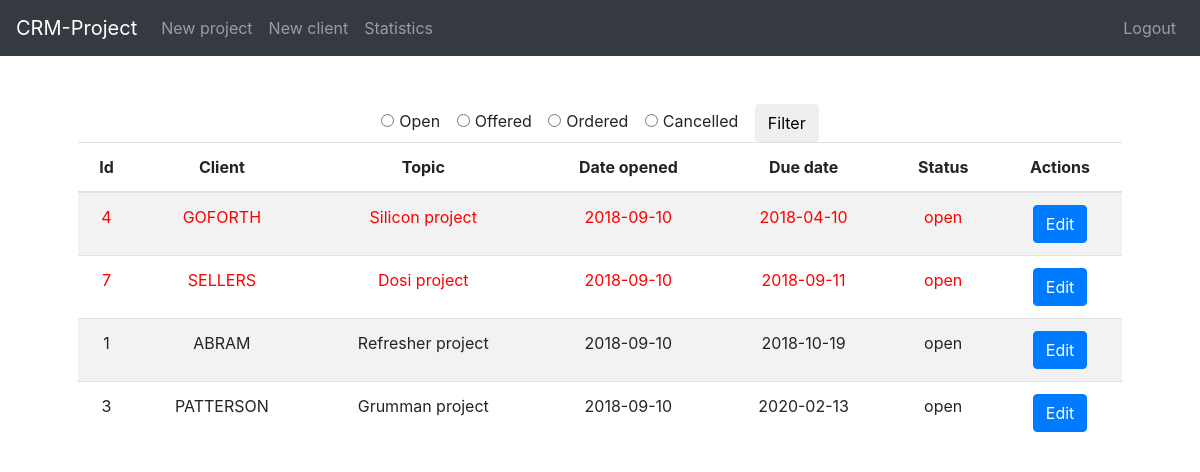
Screenshot of / (signed in) with the database file from the repository.
### tables this page shows
CREATE TABLE "projects" (
	`id`	INTEGER NOT NULL PRIMARY KEY AUTOINCREMENT UNIQUE,
	`client_id`	INTEGER NOT NULL,
	`topic`	TEXT NOT NULL,
	`open_date`	date NOT NULL DEFAULT current_date,
	`due_date`	date NOT NULL,
	`offer_date`	date,
	`offer_price`	REAL,
	`status_id`	INTEGER NOT NULL DEFAULT 1,
	FOREIGN KEY(`status_id`) REFERENCES `status`(`id`),
	FOREIGN KEY(`client_id`) REFERENCES `clients`(`id`)
);

CREATE TABLE `clients` (
	`id`	INTEGER NOT NULL PRIMARY KEY AUTOINCREMENT UNIQUE,
	`name`	TEXT NOT NULL UNIQUE
);

CREATE TABLE `status` (
	`id`	INTEGER NOT NULL PRIMARY KEY AUTOINCREMENT UNIQUE,
	`name`	TEXT NOT NULL UNIQUE
);

### application.py (the view)
@app.route('/', methods=['GET', 'POST'])
@login_required
def index():
    filt = "open"
    if request.method == 'POST':
        filt = request.form.get("filter")
        if filt == "open":
            return redirect(url_for('index'))
        elif filt == "offered":
            rows = rows2dict(engine.execute("""SELECT p.id AS id, c.name AS client, p.topic AS topic, p.open_date AS open_date, p.offer_date, p.offer_price, s.name AS status
                                            FROM projects p
                                            INNER JOIN clients c ON p.client_id = c.id
                                            INNER JOIN status s ON p.status_id = s.id
                                            WHERE status = "offered"
                                            ORDER BY offer_date"""))
        elif filt == "ordered":
            rows = rows2dict(engine.execute("""SELECT p.id AS id, c.name AS client, p.topic AS topic, p.open_date AS open_date, p.offer_date, p.offer_price, s.name AS status
                                            FROM projects p
                                            INNER JOIN clients c ON p.client_id = c.id
                                            INNER JOIN status s ON p.status_id = s.id
                                            WHERE status = "ordered"
                                            ORDER BY offer_date"""))
        elif filt == "cancelled":
            rows = rows2dict(engine.execute("""SELECT p.id AS id, c.name AS client, p.topic AS topic, p.open_date AS open_date, s.name AS status
                                            FROM projects p
                                            INNER JOIN clients c ON p.client_id = c.id
                                            INNER JOIN status s ON p.status_id = s.id
                                            WHERE status = "cancelled"
                                            ORDER BY open_date"""))
    else:
        rows = rows2dict(engine.execute("""SELECT p.id AS id, c.name AS client, p.topic AS topic, p.open_date AS open_date, p.due_date AS due_date, s.name AS status
                                        FROM projects p
                                        INNER JOIN clients c ON p.client_id = c.id
                                        INNER JOIN status s ON p.status_id = s.id
                                        WHERE status = "open"
                                        ORDER BY due_date"""))
    return render_template("index.html", projects=rows, filter=filt)

### helpers.py (called while the page is built)
def login_required(f):
    @wraps(f)
    def decorated_function(*args, **kwargs):
        if session.get("user_id") is None:
            return redirect(url_for('login'))
        return f(*args, **kwargs)
    return decorated_function

def rows2dict(rows):
    l = []
    for row in rows:
        row_as_dict = dict(row)
        l.append(row_as_dict)
    return l

### templates/index.html (shortened to what this page needs)
{% extends "layout.html" %}
{% block main %}
    <form action="/" method='POST'>
        <div class="form-check form-check-inline">
            <input type="radio" id="open" value="open" name="filter" class="form-check-input"/>
            <label for="open" class="form-check-label">Open</label>
        </div>
        <div class="form-check form-check-inline">
            <input type="radio" id="offered" value="offered" name="filter" class="form-check-input"/>
            <label for="offered" class="form-check-label">Offered</label>
        </div>
        <div class="form-check form-check-inline">
            <input type="radio" id="ordered" value="ordered" name="filter" class="form-check-input"/>
            <label for="ordered" class="form-check-label">Ordered</label>
        </div>
        <div class="form-check form-check-inline">
            <input type="radio" id="cancelled" value="cancelled" name="filter" class="form-check-input"/>
            <label for="cancelled" class="form-check-label">Cancelled</label>
        </div>
        <button type="submit" class="btn">Filter</button>
    </form>
    <table class="table table-striped">
        <thead>
                <tr>
                    <th>Id</th>
                    <th>Client</th>
                    <th>Topic</th>
                    <th>Date opened</th>
                    {% if filter == "open" %}
                        <th>Due date</th>
                    {% endif %}
                    <th>Status</th>
                    <th>Actions</th>
                </tr>
        </thead>
        <tbody id="body">
                {% if projects %}
                    {% for project in projects %}
                    <tr>
                        <td>{{ project.id }}</td>
                        <td>{{ project.client }}</td>
                        <td>{{ project.topic }}</td>
                        <td>{{ project.open_date }}</td>
                        {% if filter == "open" %}
                        <td class="duedate">{{ project.due_date }}</td>
                        {% endif %}
                        <td>{{ project.status }}</td>
                        <td><a class="btn btn-primary" href="{{ url_for('edit', project_id = project.id) }}">Edit</a></td>
                    </tr>
                    {% endfor %}
                {% endif %}
        </tbody>
    </table>
{% endblock %}

### templates/layout.html (shortened to what this page needs)
<!DOCTYPE html>
<html lang="en">
<head>
    <link rel="stylesheet" href="https://stackpath.bootstrapcdn.com/bootstrap/4.1.3/css/bootstrap.min.css">
    <link rel="stylesheet" href="{{ url_for('static', filename='style.css') }}">
</head>
<body>
    <nav class="navbar navbar-expand-lg navbar-dark bg-dark">
        <a class="navbar-brand" href="/">CRM-Project</a>
        <div class="collapse navbar-collapse" id="navbarNavAltMarkup">
            {% if session.user_id %}
            <div class="navbar-nav mr-auto">
                <a class="nav-item nav-link" href="/add">New project</a>
                <a class="nav-item nav-link" href="/client">New client</a>
                <a class="nav-item nav-link" href="/stats">Statistics</a>
            </div>
            <div class="navbar-nav ml-auto">
                <a class="nav-item nav-link" href="/logout">Logout</a>
            </div>
            {% else %}
            <div class="navbar-nav ml-auto"></div>
                <a class="nav-item nav-link" href="/register">Register</a>
                <a class="nav-item nav-link" href="/login">Log In</a>
            </div>
            {% endif %}
        </div>
    </nav>
    <main class="container p-5">
        {% block main %}
        {% endblock %}
    </main>
</body>
</html>

### static/style.css (style rules this page uses)
main { text-align: center; }
.late { color: red; }

### rows the page displays
projects: id "4", client "GOFORTH", topic "Silicon project", open_date "2018-09-10", due_date "2018-04-10", status "open"
projects: id "7", client "SELLERS", topic "Dosi project", open_date "2018-09-10", due_date "2018-09-11", status "open"
projects: id "1", client "ABRAM", topic "Refresher project", open_date "2018-09-10", due_date "2018-10-19", status "open"
projects: id "3", client "PATTERSON", topic "Grumman project", open_date "2018-09-10", due_date "2020-02-13", status "open"
